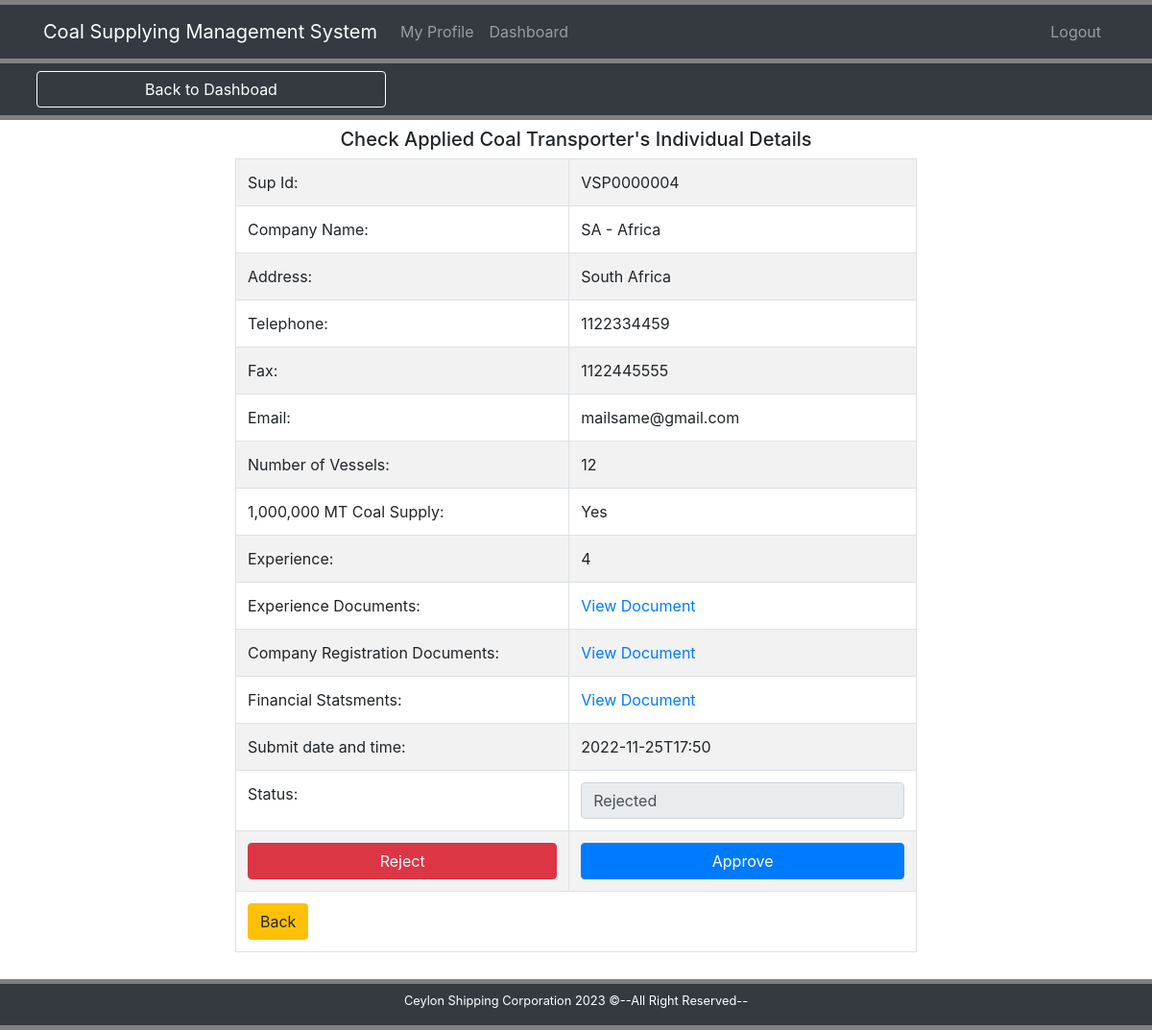
/checkCoalTransporter.php?id=10, run on the app's committed database.
### tables this page shows
CREATE TABLE `vesselsupplier` (
  `id` int(10) NOT NULL,
  `supId` varchar(10) NOT NULL,
  `cName` varchar(50) NOT NULL,
  `address` varchar(100) NOT NULL,
  `telephone` varchar(15) NOT NULL,
  `fax` varchar(15) NOT NULL,
  `email` varchar(50) NOT NULL,
  `vessel` varchar(10) NOT NULL,
  `coalSupply` varchar(15) NOT NULL,
  `experience` varchar(20) NOT NULL,
  `exDoc` varchar(50) NOT NULL,
  `regDoc` varchar(50) NOT NULL,
  `finDoc` varchar(50) NOT NULL,
  `datetime` varchar(50) NOT NULL,
  `type` varchar(20) NOT NULL,
  `status` varchar(20) NOT NULL,
  `password` varchar(10) NOT NULL
);

### checkCoalTransporter.php (the view, shortened to what this page needs)
<?php
$searchQueryParameter = $_GET['id'];
?>
<!DOCTYPE html>
<html lang="en">
<head>
	<link rel="stylesheet" href="css/bootstrap.css">
	<link rel="stylesheet" href="css/style.css">
</head>
<body>
	<div style="height:5px; background: gray;"></div>
	<nav class="navbar navbar-expand-lg bg-dark navbar-dark">
		<div class="container">
			<a href="#" class="navbar-brand">Coal Supplying Management System</a>
			<div class="collapse navbar-collapse" id="navbarcollapse">
			<div class="collapse navbar-collapse" id="navbarcollapse">
			<ul class="navbar-nav mr-auto">
				<li class="nav-item">
					<a href="#" class="nav-link">My Profile</a>
				</li>
				<li class="nav-item">
					<a href="dashPManager.php" class="nav-link">Dashboard</a>
				</li>
			</ul>
			<ul class="navbar-nav">
				<li class="nav-item">
					<a href="login.php" class="nav-link">Logout</a>
				</li>
			</ul>
			</div>
		</div>
	</nav>
	<div style="height:5px; background: gray;"></div>
	<header class="text-white bg-dark">
		<div class="container">
			<div class="row">
				<div class="col-lg-4 p-2">
					<a href="dashPManager.php" class="btn btn-dark btn-block" style="border-color:white;">Back to Dashboad</a>
				</div>
			</div>
		</div>
	</header>
	<div style="height:5px; background: gray;"></div>
	<section class="container py-2 mb-1">
		<div class="row">
			<div class="col-lg-12">
			<div class="row">
				<div class="col-md-12">
					<h5 class="text-center">Check Applied Coal Transporter's Individual Details</h5>
				</div>
			</div>
			<div class="offset-lg-2 col-lg-8">
				<table class="table table-striped table-hover table-bordered">
					<?php
					global $ConnectingDB;
					$sql = "SELECT * FROM vesselsupplier WHERE id='$searchQueryParameter'";
					$stmt = $ConnectingDB->query($sql);
					while ($dataRaws = $stmt->fetch()) {
						$supId = $dataRaws["supId"];
						$company = $dataRaws["cName"];
						$address = $dataRaws["address"];
						$telephone = $dataRaws["telephone"];
						$fax = $dataRaws["fax"];
						$email = $dataRaws["email"];
						$vessel = $dataRaws["vessel"];
						$qty = $dataRaws["coalSupply"];
						$experience = $dataRaws["experience"];
						$exDoc = $dataRaws["exDoc"];
						$regDoc = $dataRaws["regDoc"];
						$finDoc = $dataRaws["finDoc"];
						$datetime = $dataRaws["datetime"];
						$status = $dataRaws["status"];
					}
					?>
					<tbody>
					<tr>
						<td>Sup Id: </td>
						<td><?php echo $supId; ?></td>
					</tr>
					<tr>
						<td>Company Name: </td>
						<td><?php echo $company; ?></td>
					</tr>
					<tr>
						<td>Address: </td>
						<td><?php echo $address; ?></td>
					</tr>
					<tr>
						<td>Telephone: </td>
						<td><?php echo $telephone; ?></td>
					</tr>
					<tr>
						<td>Fax: </td>
						<td><?php echo $fax; ?></td>
					</tr>
					<tr>
						<td>Email: </td>
						<td><?php echo $email; ?></td>
					</tr>
					<tr>
						<td>Number of Vessels: </td>
						<td><?php echo $vessel; ?></td>
					</tr>
					<tr>
						<td>1,000,000 MT Coal Supply: </td>
						<td><?php echo $qty; ?></td>
					</tr>
					<tr>
						<td>Experience: </td>
						<td><?php echo $experience; ?></td>
					</tr>
					<tr>
						<td>Experience Documents: </td>
						<td><a href="file/<?php echo $exDoc; ?>" target="_blank">
							<span>View Document</span>
						</a></td>
					</tr>
					<tr>
						<td>Company Registration Documents: </td>
						<td><a href="file/<?php echo $regDoc; ?>" target="_blank">
							<span>View Document</span>
						</a></td>
					</tr>
					<tr>
						<td>Financial Statsments: </td>
						<td><a href="file/<?php echo $finDoc; ?>" target="_blank">
							<span>View Document</span>
						</a></td>
					</tr>
					<tr>
						<td>Submit date and time: </td>
						<td><?php echo $datetime; ?></td>
					</tr>
					<tr>
					<form class="" action="checkCoalTransporter.php?id=<?php echo $searchQueryParameter; ?>" method="Post" enctype="multipart/form-data">
							<td>Status: </td>
							<td><input type="text"class="form-control" name="updateStatus" id="updateStatus" value="<?php echo $status; ?>" disabled></td>
					</tr>
					<tr>
						<td><button type="submit" name="reject" class="btn btn-block btn-danger">Reject</button></td>
						<td><button type="submit" name="approved" class="btn btn-block btn-primary">Approve</button></td>
					</tr>
					<tr>
						<td colspan="2"><a href="viewTransSup.php"><span class="btn bg-warning">Back</span></a></td>
					</tr>
				</table>
			</div>
		</div>
	</section>
	<div style="height:5px; background: gray;"></div>
	<footer class="bg-dark text-white">
		<div class="container">
			<div class="row pt-2">
				<div class="col">
					<p class="lead text-center small">Ceylon Shipping Corporation <span id="year"></span> &copy;--All Right Reserved--</p>
				</div>
			</div>
		</div>
	</footer>
	<div style="height:5px; background: gray;"></div>
</body>
</html>

### data on the page
vesselsupplier: supId "VSP0000004", cName "SA - Africa", address "South Africa", telephone "1122334459", fax "1122445555", email "mailsame@gmail.com", vessel "12", coalSupply "Yes", experience "4", datetime "2022-11-25T17:50", updateStatus "Rejected"
